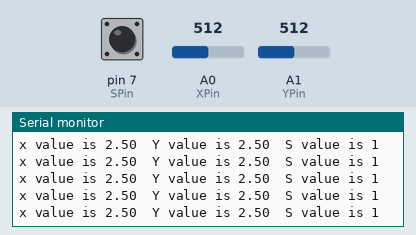
This sketch was run on a simulated Arduino Uno, built with avr-gcc and run on an emulated ATmega328P. Shown: the last lines printed to the serial monitor. Inputs (shaded band) come from the test bench; at power-on: A0 (XPin) = 512, A1 (YPin) = 512, pin 7 (SPin) HIGH.

Above: at 1.2 s.
1.3 s: A0 (XPin) set to 716
At 1.41 s:
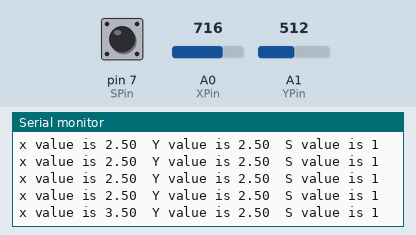
4.3 s: A1 (YPin) set to 716
At 4.31 s:
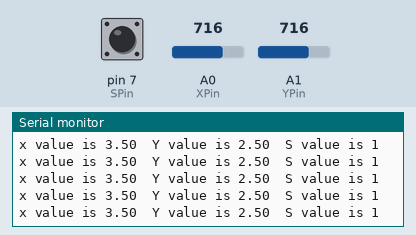
7.3 s: pin 7 (SPin) pulled LOW for 0.15 s
At 7.4 s:
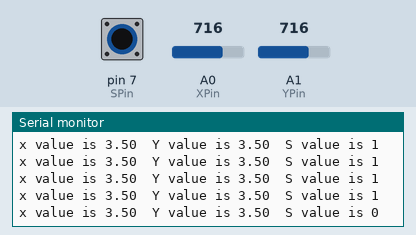
10.4 s: A0 (XPin) set to 900
At 10.4 s:
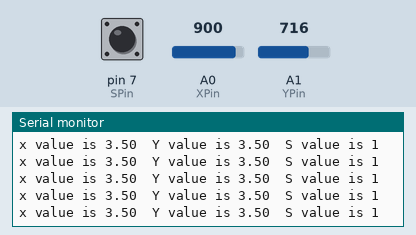
13.4 s: pin 7 (SPin) pulled LOW for 1 s
At 13.49 s:
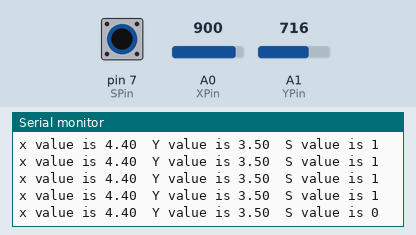
17.4 s: A1 (YPin) set to 900
At 17.44 s:
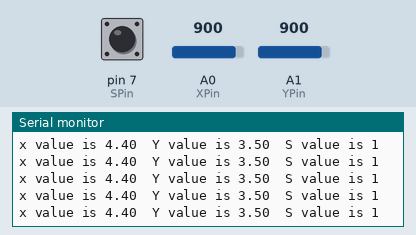
Timing chart, 0 to 20.4 s (numbered marks = the images above; inputs shaded):
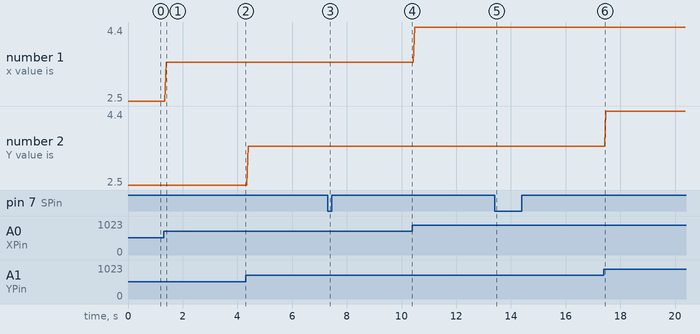

Measured:
- after the input at 1.3 s, the serial monitor: prints a new line after 0.10 s (image 1)
- after the input at 7.3 s, the serial monitor: prints a new line after 0.09 s (image 3)
- after the input at 13.4 s, the serial monitor: prints a new line after 0.08 s (image 5)
- plotted number 1: 2.5 → 3.5 after the input at 1.3 s, 3.5 → 4.4 after the input at 10.4 s

The sketch:

joystick.ino
```cpp
float XVal;
float YVal;
int XPin = A0;
float YPin = A1;
int SPin = 7;

float Pval;
float Zval;
int SVal;


void setup() {
  // put your setup code here, to run once:
  Serial.begin(9600);
  pinMode(XPin,INPUT);
  pinMode(YPin,INPUT);
  pinMode(SPin,INPUT);
  digitalWrite(SPin,HIGH);
}

void loop() {
  // put your main code here, to run repeatedly:
  XVal = analogRead(XPin);
  YVal = analogRead(YPin);
  SVal = digitalRead(SPin);
  //Serial.println(myVal);
  Pval = (5.0/1023.0) * XVal;
  Zval = (5.0/1023.0) * YVal;
  Serial.print("x value is ");
  Serial.print(Pval);
  Serial.print("  Y value is ");
  Serial.print(Zval);
  Serial.print("  S value is ");
  Serial.println(SVal);
}
```
